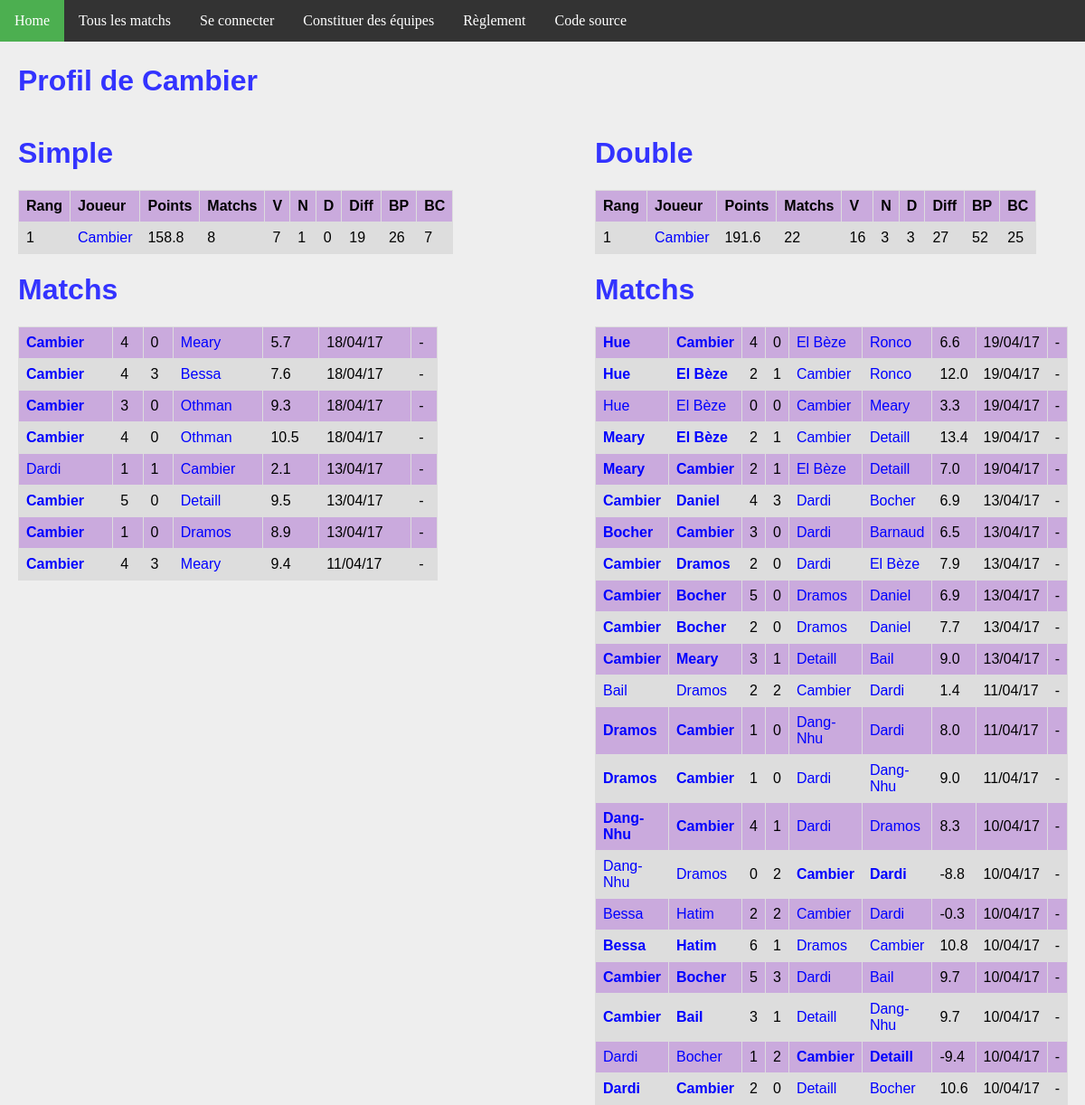
The app's page /joueur/3/, older data.
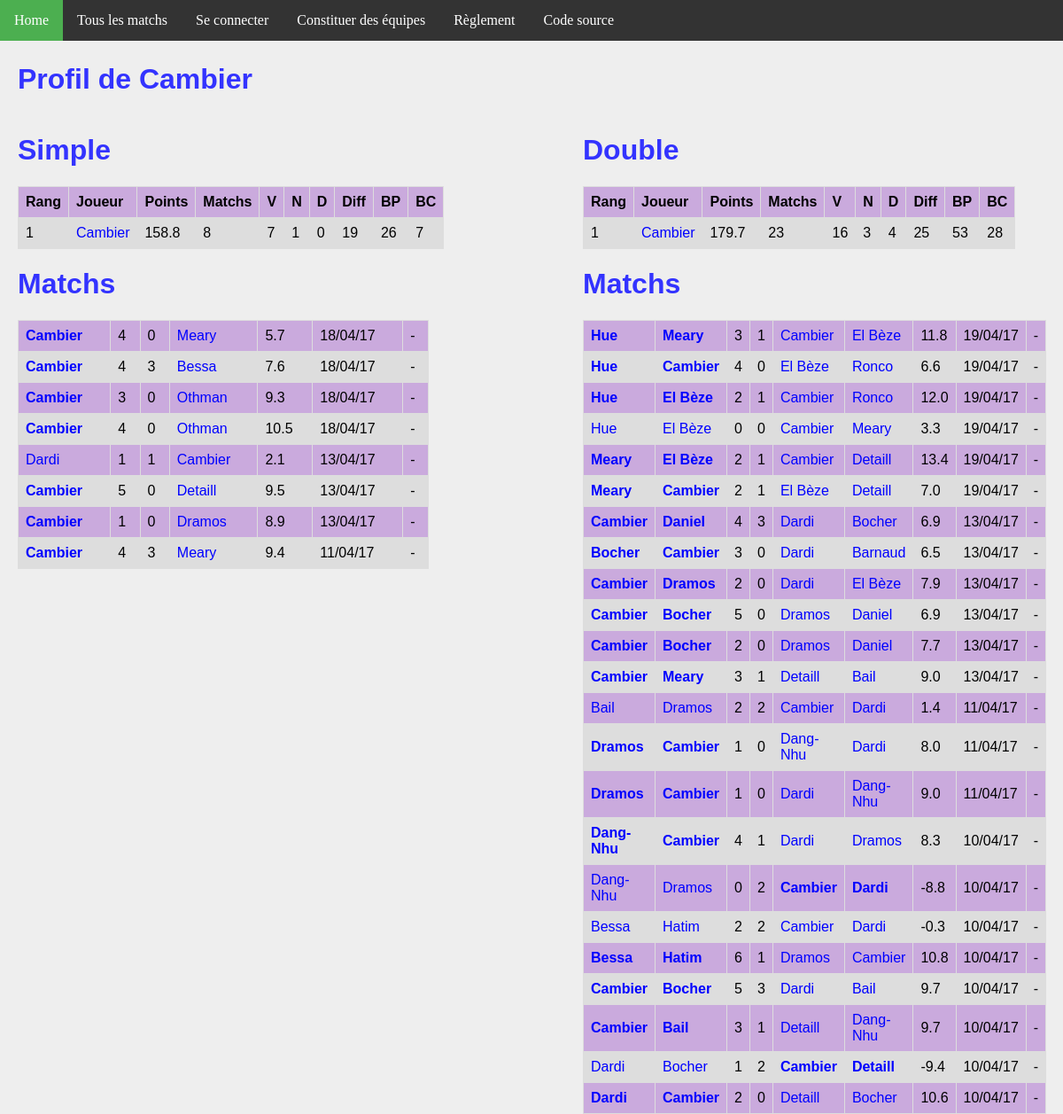
The same page, newer data.
### ranking/models.py (models this page shows, shortened)
class Joueur(models.Model):
    user = models.OneToOneField(User, on_delete=models.CASCADE)
    pseudo = models.CharField(max_length = 50, default="Pax lambda")
    simple_score = models.FloatField(default=100)
    simple_rang = models.IntegerField(default=0)
    simple_victoires = models.IntegerField(default=0)
    simple_nuls = models.IntegerField(default=0)
    simple_defaites = models.IntegerField(default=0)
    simple_buts_pour = models.IntegerField(default=0)
    simple_buts_contre = models.IntegerField(default=0)
    double_score = models.FloatField(default=100)
    double_rang = models.IntegerField(default=0)
    double_victoires = models.IntegerField(default=0)
    double_nuls = models.IntegerField(default=0)
    double_defaites = models.IntegerField(default=0)
    double_buts_pour = models.IntegerField(default=0)
    double_buts_contre = models.IntegerField(default=0)
    @property
    def simple_matchs(self):
        return self.simple_nuls + self.simple_victoires + self.simple_defaites
    @property
    def double_matchs(self):
        return self.double_nuls + self.double_victoires + self.double_defaites
    @property
    def simple_diff(self):
        return self.simple_buts_pour - self.simple_buts_contre
    @property
    def double_diff(self):
        return self.double_buts_pour - self.double_buts_contre

class MatchSimple(models.Model):
    domicile = models.ForeignKey('Joueur', related_name = 'dom')
    exterieur = models.ForeignKey('Joueur', related_name = 'exte')
    date = models.DateTimeField(auto_now_add=True)
    buts_domicile = models.IntegerField(default=0)
    buts_exterieur = models.IntegerField(default=0)
    points = models.FloatField(default=0)
    @property
    def winner(self):
        if self.buts_domicile > self.buts_exterieur:
            return 1.
        elif self.buts_domicile < self.buts_exterieur:
            return 0.
        else:
            return 0.5

class MatchDouble(models.Model):
    domicile_1 = models.ForeignKey('Joueur', related_name = 'dom1')
    domicile_2 = models.ForeignKey('Joueur', related_name = 'dom2')
    exterieur_1 = models.ForeignKey('Joueur', related_name = 'exte1')
    exterieur_2 = models.ForeignKey('Joueur', related_name = 'exte2')
    date = models.DateTimeField(auto_now_add=True)
    buts_domicile = models.IntegerField(default=0)
    buts_exterieur = models.IntegerField(default=0)
    points = models.FloatField(default=0)
    @property
    def winner(self):
        if self.buts_domicile > self.buts_exterieur:
            return 1.
        elif self.buts_domicile < self.buts_exterieur:
            return 0.
        else:
            return 0.5

### ranking/views.py (the view)
# urls.py: url(r'^joueur/(?P<joueur_id>[0-9]+)/$', views.detail_joueur, name='joueur'),
def detail_joueur(request, joueur_id):
    simples_1 = MatchSimple.objects.filter(domicile__id = joueur_id)
    simples_2 = MatchSimple.objects.filter(exterieur__id = joueur_id)
    simples = simples_1 | simples_2
    doubles_1 = MatchDouble.objects.filter(domicile_1__id = joueur_id)
    doubles_2 = MatchDouble.objects.filter(domicile_2__id = joueur_id)
    doubles_3 = MatchDouble.objects.filter(exterieur_1__id = joueur_id)
    doubles_4 = MatchDouble.objects.filter(exterieur_2__id = joueur_id)
    doubles = doubles_1 | doubles_2 | doubles_3 | doubles_4
    context = {
        'joueur': get_object_or_404(Joueur, pk=joueur_id),
        'simple_matchs': simples.order_by('-date').all(),
        'double_matchs': doubles.order_by('-date').all(),
    }
    return render(request, 'joueur.html', context)

### ranking/templatetags/app_filter.py (called while the page is built)
@register.filter(name='decimal')
def decimal(x):
    return '{0:.1f}'.format(x)

### ranking/templates/joueur.html
{% extends 'base.html' %}
{% block body %}
{% load app_filter %}
    <h1>Profil de {{ joueur.pseudo }}</h1>
<div id="column1" style="float:left; margin:0; width:40%;">
    <h1>Simple</h1>
    <table>
        <tr>
            <th>Rang</th>
            <th>Joueur</th>
            <th>Points</th>
            <th>Matchs</th>
            <th>V</th>
            <th>N</th>
            <th>D</th>
            <th>Diff</th>
            <th>BP</th>
            <th>BC</th>
        </tr>
        <tr>
            <td>{{ joueur.simple_rang }}</td>
            <td><a class='joueur' href="{% url 'joueur' joueur.id %}">{{joueur.pseudo}}</a></td>
            <td>{{joueur.simple_score|decimal}}</td>
            <td>{{joueur.simple_matchs}}</td>
            <td>{{joueur.simple_victoires}}</td>
            <td>{{joueur.simple_nuls}}</td>
            <td>{{joueur.simple_defaites}}</td>
            <td>{{joueur.simple_diff}}</td>
            <td>{{joueur.simple_buts_pour}}</td>
            <td>{{joueur.simple_buts_contre}}</td>
        </tr>
    </table>
    <h1>Matchs</h1>
    <table>
        {% for m in simple_matchs %}
        <tr>
            <td {% if m.winner == 1 %} style='font-weight:bold'{% endif %} >
                <a class="joueur" href="{% url 'joueur' m.domicile.id %}">{{m.domicile.pseudo}}</a>
            </td>
            <td>{{m.buts_domicile}}</td>
            <td>{{m.buts_exterieur}}</td>
            <td {% if m.winner == 0 %} style='font-weight:bold'{% endif %} >
                <a class='joueur' href="{% url 'joueur' m.exterieur.id %}">{{m.exterieur.pseudo}}</a>
            </td>
            <td>{{m.points|decimal}}</td>
            <td>{{m.date | date:'d/m/y'}}</td>
            <td>
            {% if m.domicile == request.user.joueur %}
                <a class="joueur" href="{% url 'annuler' m.id %}">Annuler</a>
            {% else %}
                -
            {% endif %}
            </td>
        </tr>
        {% endfor %}
    </table>
</div>
<div id="column2" style="float:left; margin-left:15%;width:40%;">
<h1>Double</h1>
<table>
    <tr>
        <th>Rang</th>
        <th>Joueur</th>
        <th>Points</th>
        <th>Matchs</th>
        <th>V</th>
        <th>N</th>
        <th>D</th>
        <th>Diff</th>
        <th>BP</th>
        <th>BC</th>
    </tr>
    <tr>
        <td>{{ joueur.double_rang }}</td>
        <td><a class='joueur' href="{% url 'joueur' joueur.id %}">{{joueur.pseudo}}</a></td>
        <td>{{joueur.double_score|decimal}}</td>
        <td>{{joueur.double_matchs}}</td>
        <td>{{joueur.double_victoires}}</td>
        <td>{{joueur.double_nuls}}</td>
        <td>{{joueur.double_defaites}}</td>
        <td>{{joueur.double_diff}}</td>
        <td>{{joueur.double_buts_pour}}</td>
        <td>{{joueur.double_buts_contre}}</td>
    </tr>
</table>
<h1>Matchs</h1>
<table>
    {% for m in double_matchs %}
    <tr>
        <td {% if m.winner == 1 %} style='font-weight:bold'{% endif %} >
            <a class="joueur" href="{% url 'joueur' m.domicile_1.id %}">{{m.domicile_1.pseudo}}</a>
        </td>
        <td {% if m.winner == 1 %} style='font-weight:bold'{% endif %} >
            <a class="joueur" href="{% url 'joueur' m.domicile_2.id %}">{{m.domicile_2.pseudo}}</a>
        </td>
        <td>{{m.buts_domicile}}</td>
        <td>{{m.buts_exterieur}}</td>
        <td {% if m.winner == 0 %} style='font-weight:bold'{% endif %} >
            <a class='joueur' href="{% url 'joueur' m.exterieur_1.id %}">{{m.exterieur_1.pseudo}}</a>
        </td>
        <td {% if m.winner == 0 %} style='font-weight:bold'{% endif %} >
            <a class='joueur' href="{% url 'joueur' m.exterieur_2.id %}">{{m.exterieur_2.pseudo}}</a>
        </td>
        <td>{{m.points|decimal}}</td>
        <td>{{m.date | date:'d/m/y'}}</td>
        <td>
        {% if m.domicile_1 == request.user.joueur %}
            <a class="joueur" href="{% url 'annuler_double' m.id %}">Annuler</a>
        {% else %}
            -
        {% endif %}
        </td>
    </tr>
    {% endfor %}
</table>
</div>
{% endblock %}

### ranking/templates/base.html (shortened to what this page needs)
{% load static %}
<!DOCTYPE html>
<html>
<head>
  <link rel="stylesheet" href="{% static 'fifa.css' %}"/>
</head>
<body>
<ul>
    <li><a class="menu" href="{% url 'index' %}">Home</a></li>
    <li><a href="{% url 'matchs'%}" class="menu">Tous les matchs</a></li>
    {% if request.user.is_authenticated %}
        <li><a class="menu" href="{% url 'joueur' request.user.joueur.id %}">Mes matchs</a></li>
        <li><a class="menu" href="{% url 'logout' %}">Se déconnecter ({{request.user.joueur.pseudo}})</a></li>
    {% else %}
        <li><a class="menu" href="{% url 'login' %}">Se connecter</a></li>
    {% endif %}
    <li><a href="{% url 'team'%}" class="menu">Constituer des équipes</a></li>
    <li><a href="{% url 'reglement'%}" class="menu">Règlement</a></li>
    <li><a href="https://github.com/fandejuni/fifa/" class="menu">Code source</a></li>
</ul>
<div style="padding:20px;margin-top:30px;">
<div id="contentBox" style="margin:0px auto; width:100%">
{% block body %}
{% endblock %}
</div>
</div>
</body>
</html>

### ranking/static/fifa.css (style rules this page uses)
h1, h2 { font-family: Arial; color: #3333FF; }
a { color: blue; text-decoration: none; }
body { background: #EEEEEE; margin: 0px; }
table { font-family: arial, sans-serif; border-collapse: collapse; width: 100%; }
td, th { border: 1px solid #dddddd; text-align: left; padding: 8px; }
tr:nth-child(even) { background-color: #DDDDDD; }
tr:nth-child(odd) { background-color: #CAAADD; }
ul { list-style-type: none; margin: 0; padding: 0; overflow: hidden; background-color: #333; position: fixed; top: 0; width: 100%; }
li { float: left; }
li a { display: block; color: white; text-align: center; padding: 14px 16px; text-decoration: none; }

Row changes from the older to the newer data that the page shows:
changed Joueur "Cambier": double_score|decimal "191.6" → "179.7"; double_matchs "22" → "23"; double_defaites "3" → "4"; double_diff "27" → "25"; double_buts_pour "52" → "53"; double_buts_contre "25" → "28"
added MatchDouble: domicile_1.pseudo "Hue", domicile_2.pseudo "Meary", buts_domicile "3", buts_exterieur "1", exterieur_1.pseudo "Cambier", exterieur_2.pseudo "El Bèze", points|decimal "11.8", date "19/04/17"
